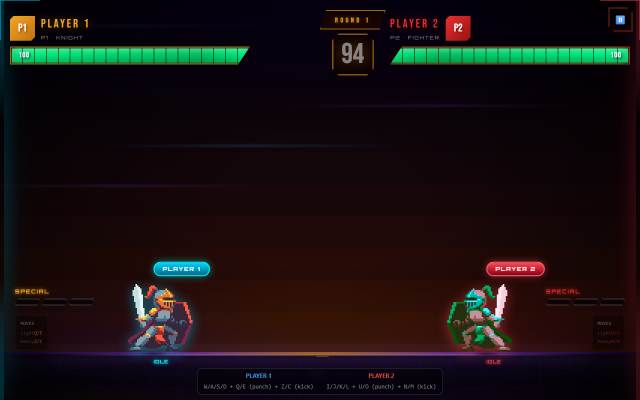
#> input picture pivot2_idle.png, 1280 x 800 px, found by its file name (shown at 1/2 size); its folder holds 4 pictures in this run
$ python pivot2_zoom.py
#> lines starting #> are read from the running program, lines starting #| are printed output that depends on the picture
from PIL import Image
import os

OUT = r"C:\Users\azama\VS Code\PROJECTS\01 Academic and Tutorial Projects\zeroController"

poses = ["idle", "run", "punch", "kick", "jump"]

# Wider crop bringing P1 nicely into frame. Game viewport is 1280x800.
# Heroes appear at lower 40% of arena. P1 around x=20%-50% across runs.
for pose in poses:
    src = os.path.join(OUT, f"pivot2_{pose}.png")
    if not os.path.exists(src):
        continue
    im = Image.open(src)
#> im is the input picture: PIL image 1280x800 RGB; mean R, G, B 24.9, 16.5, 17.7
    w, h = im.size
#> w = 1280; h = 800
    left = im.crop((int(w*0.15), int(h*0.30), int(w*0.55), int(h*0.95)))
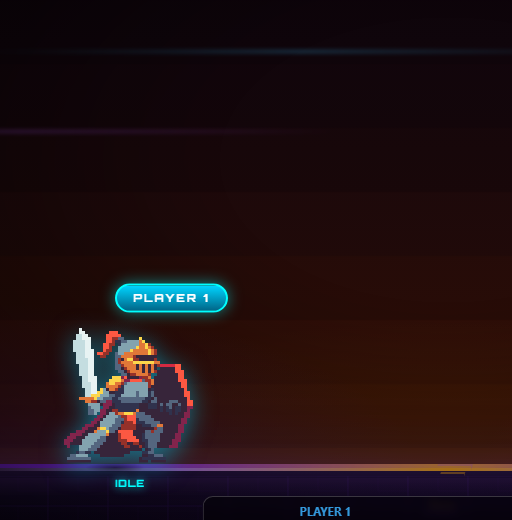
#> left: PIL image 512x520 RGB; mean R, G, B 32.7, 17.2, 20.3
    lw, lh = left.size
#> lw = 512; lh = 520
    left = left.resize((lw*3, lh*3), Image.NEAREST)
#> left: PIL image 1536x1560 RGB
    left.save(os.path.join(OUT, f"pivot2_{pose}_p1zoom.png"))
    print("saved", pose)
